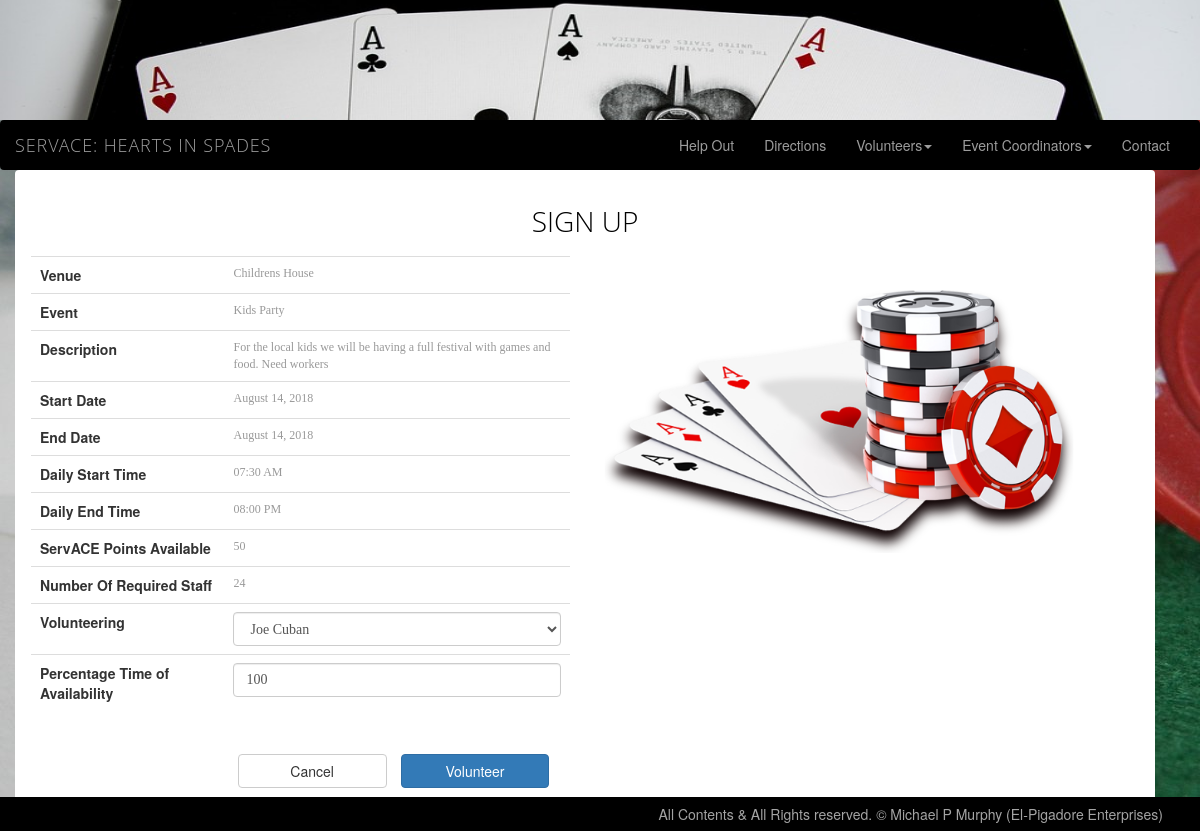
/index.php?action=signup&eid=18, run on the app's committed database.
### tables this page shows
CREATE TABLE IF NOT EXISTS `events` (
  `eventid` int(11) NOT NULL AUTO_INCREMENT,
  `venueid` int(11) DEFAULT NULL,
  `event_name` varchar(40) DEFAULT NULL,
  `event_description` text,
  `startdate` date DEFAULT NULL,
  `enddate` date DEFAULT NULL,
  `daystarttime` time DEFAULT NULL,
  `dayendtime` time DEFAULT NULL,
  `numstaff` decimal(6,2) DEFAULT '1.00',
  `badgepoints_pp` int(16) DEFAULT '1',
  PRIMARY KEY (`eventid`),
  KEY `fk_venues` (`venueid`)
);

CREATE TABLE IF NOT EXISTS `venues` (
  `venueid` int(11) NOT NULL AUTO_INCREMENT,
  `venue_name` varchar(60) DEFAULT NULL,
  `address` varchar(80) DEFAULT NULL,
  `pocname` varchar(60) DEFAULT NULL,
  `pocemail` varchar(60) DEFAULT NULL,
  `pocphone` varchar(20) DEFAULT NULL,
  `latitude` float DEFAULT NULL,
  `longitude` float DEFAULT NULL,
  PRIMARY KEY (`venueid`)
);

### func_ratings.php (called while the page is built, shortened)
<?php
	function formattedDate($indate) {
		$ndt = new DateTime($indate);
		$fdate = date_format($ndt,"F j, Y");
		return $fdate;
	}
	function formattedTime($intime) {
		$ndt = new DateTime($intime);
		$ftime = date_format($ndt,"h:i A");
		return $ftime;
	}
	function get_actual_volunteers_required($eid) {
		require("db.php");
		$sql_count = "select a.eventid, a.numstaff, b.eid, b.volperc
	       			  from events a
	  		        	  left join volunteers_events b on
	       				  b.eid = a.eventid
					  where a.eventid = '" . $eid . "'";
		$res = mysqli_query($con, $sql_count);
		$r_ptr = 0;
		$s_required = 1;
		while ($row = mysqli_fetch_array($res)) {
			if ($r_ptr == 0) {
				$s_required = $row["numstaff"];
			}
			$a_vol = 0;
			$s_required = $s_required - $a_vol;
			$r_ptr++;
		}
		return $s_required;
	}
?>

### signup.php (the view, shortened to what this page needs)
<html>
	<head>
		<link rel="stylesheet" type="text/css" href="content.css" />
	</head>
	<body>
		<?php
		require_once ("db.php");
		require_once("func_ratings.php");
			$q = intval($_GET['eid']);
		$s_required = get_actual_volunteers_required($q);
		$max_assign = intval($s_required * 100);
		if ($max_assign > 100)
			$max_assign = 100;
		$volunteers = array();
		$sql = "select * from volunteers a
					where (select count(*) from volunteers_events
					where vid = a.vid and eid = '" . $q . "') = 0
					order by a.lastname, a.firstname";
		$res = mysqli_query($con, $sql);
		while ($row = mysqli_fetch_array($res)) {
			$idx = $row["vid"];
			$volunteers[$idx] = $row["firstname"].' '.$row["lastname"];
		}
		$sql = "Select a.*, b.venue_name
	       		from events a
	       			inner join venues b on
	       			b.venueid = a.venueid
				where a.eventid = '" . $q . "'";
		$res = mysqli_query($con, $sql);
		$row = mysqli_fetch_array($res);
	?>
		<div class="row alert servace-alert">
			<div class="servace-banner">Sign Up</div>
			<form class="form-horizontal" method="post" action="index.php?action=bookings&eid=<?php print($q); ?>" enctype="multipart/form-data">
				<div class="form-group container-fluid">
					<div class="row">
						<div class ="col-md-6 col-sm-6">
							<table class="table table-hover">
								<tr class="alert"><th>Venue</th><td><?php print($row["venue_name"]); ?></td></tr>
								<tr class='alert'><th>Event</th><td><?php print($row["event_name"]); ?></td></tr>
								<tr class='alert'><th>Description</th><td><?php print($row["event_description"]); ?></td></tr>
								<tr class='alert'><th>Start Date</th><td><?php print(formattedDate($row["startdate"])); ?></td></tr>
								<tr class='alert'><th>End Date</th><td><?php print(formattedDate($row["enddate"])); ?></td></tr>
								<tr class='alert'><th>Daily Start Time</th><td><?php print(formattedTime($row["daystarttime"])); ?></td></tr>
								<tr class='alert'><th>Daily End Time</th><td><?php print(formattedTime($row["dayendtime"])); ?></td></tr>
								<tr class='alert'><th>ServACE Points Available</th><td><?php print($row["badgepoints_pp"]); ?></td></tr>
								<?php
								if ($s_required > 0) { ?>
									<tr class='alert'><th>Number Of Required Staff</th><td><?php print($s_required); ?></td></tr>
									<tr class='alert'><th>Volunteering</th>
										<td><select class="form-control" name="v_users">
											<?php
											foreach ($volunteers as $key => $value) {
												print ('<option value="'.$key.'">'.$value.'</option>');
											}
											?>
										</select></td>
									<tr class='alert'><th>Percentage Time of Availability</th>
										<td><input class="form-control" type="number" id="signupperc" name="signupperc" min="0" max="<?php print($max_assign); ?>" step="5" value="<?php print($max_assign); ?>" placeholder="Percentage Event Availability"/></td>
									</tr>
								<?php }
								?>
							</table>
						</div>
						<div class ="col-md-6 col-sm-6">
							<img id="imagerate" height="300" alt="images/chips_aces.png" src="images/chips_aces.png" />
						</div>
					</div>
				</div>
				<div class="col-sm-offset-2 col-sm-10 col-xs-offset-2 col-xs-10" >
					<input class="btn btn-default col-sm-2" type="reset" id="cancel" value="Cancel" />
					<input class="btn btn-primary col-sm-2" type="submit" id="submit" value="Volunteer" <?php if ($s_required <= 0) { ?> disabled <?php } ?>  />
				</div>
			</form>
		</div>
	</body>
</html>

### index.php (shortened to what this page needs)
<!DOCTYPE html>
<html>
<head>
	<link rel="stylesheet" type="text/css" href="custom.css" />
	<link rel="stylesheet" href="http://maxcdn.bootstrapcdn.com/bootstrap/3.3.6/css/bootstrap.min.css">
</head>
<body>
	<header>
		<img src="images/ace_table_pan.png" alt="images/hands_pan.png"/>
	</header>
	<nav class="navbar navbar-inverse">
		<div class="container-fluid">
			<div class="navbar-header">
				<a class="navbar-brand servace-menu" href="#">ServACE: Hearts in Spades</a>
			</div>
			<div class="collapse navbar-collapse" id="navbar">
				<ul class="nav navbar-nav navbar-right">
					<li><a href="index.php?action=helpout">Help Out</a></li>
					<li><a href="index.php?action=directions">Directions</a></li>
					<li class="dropdown">
						<a href="#" class="dropdown-toggle" data-toggle="dropdown">Volunteers<span class="caret"></span></a>
					</li>
					<li class="dropdown">
						<a href="#" class="dropdown-toggle" data-toggle="dropdown">Event Coordinators<span class="caret"></span></a>
					</li>
					<li><a href="index.php?action=contact">Contact</a></li>
				</ul>
			</div>
		</div>
	</nav>
	<div id="mainContent" class="container">
		<?php
			if (isset($_REQUEST['action'])) {
				$action = $_REQUEST['action'];
				if ($action === 'helpout') {
					include("servACE_intro.php");
				}
				else if ($action === 'directions') {
					include("servACE_directions.php");
				}
				else if ($action === 'current_events') {
					include("current_events.php");
				}
				else if ($action === 'vol_profile') {
					include("profile_vols.php");
				}
				else if ($action === 'venue_profile') {
					include("profile_venues.php");
				}
				else if ($action === 'event_manage') {
					include("manage_events.php");
				}
				else if ($action === 'rate_vols') {
					include("rate_volunteers.php");
				}
				else if ($action === 'contact') {
					include("contact.php");
				}
				else if ($action == 'create_venue') {
					include("func_venues.php");
				}
				else if ($action === 'signup') {
					include("signup.php");
				}
			}
			else {
				include("servACE_intro.php");
			}
		?>
	</div>
	<footer class="navbar-inverse navbar-fixed-bottom">
		<div class="container">
			<p>All Contents &amp; All Rights reserved. &copy; Michael P Murphy (El-Pigadore Enterprises)</p>
		</div>
	</footer>
</body>
</html>

### custom.css (style rules this page uses)
html, body { height: 100%; }
body { background-image:url("images/pokertable.jpg"); }
header { height: 15%; width: 100%; }
header img { height: 100%; width: 100%; }
#cancel, #submit { margin: 0.5em; }
footer p { color: rgb(164,164,164); margin: 0.5em; text-align:right; }
.navbar-inverse { margin:0; border-width:inherit; background-color:black }
.servace-alert { width:100%; background-color:white; padding: 0 20px 0 20px; }
.servace-banner { text-align:center; text-transform:uppercase; font-family: "Microsoft Yahei", Open Sans, Tahoma, sans-serif; font-size: 2.0em; color: black; font-weight: lighter; padding: 15px 0; }
.servace-menu { text-align: left; font-family: "Microsoft Yahei", Open Sans, Tahoma, sans-serif; font-size: 1.0em; color: white; font-weight:lighter; text-transform: uppercase; letter-spacing: 0.05em; }

### content.css (style rules this page uses)
.navbar-inverse { margin:0; border-width:inherit; background-color:black }
.table-hover td { font-family: "Arial Black"; font-size: 12px; color:#999999; padding 4px 0 4px 0; }

### data on the page
events: venueid.venue_name "Childrens House", event_name "Kids Party", event_description "For the local kids we will be having a full festival with games and food. Need workers", startdate "August 14, 2018", enddate "August 14, 2018", daystarttime "07:30 AM", dayendtime "08:00 PM", badgepoints_pp "50"

### other printed values
$s_required "24"
form field v_users "Joe Cuban"
